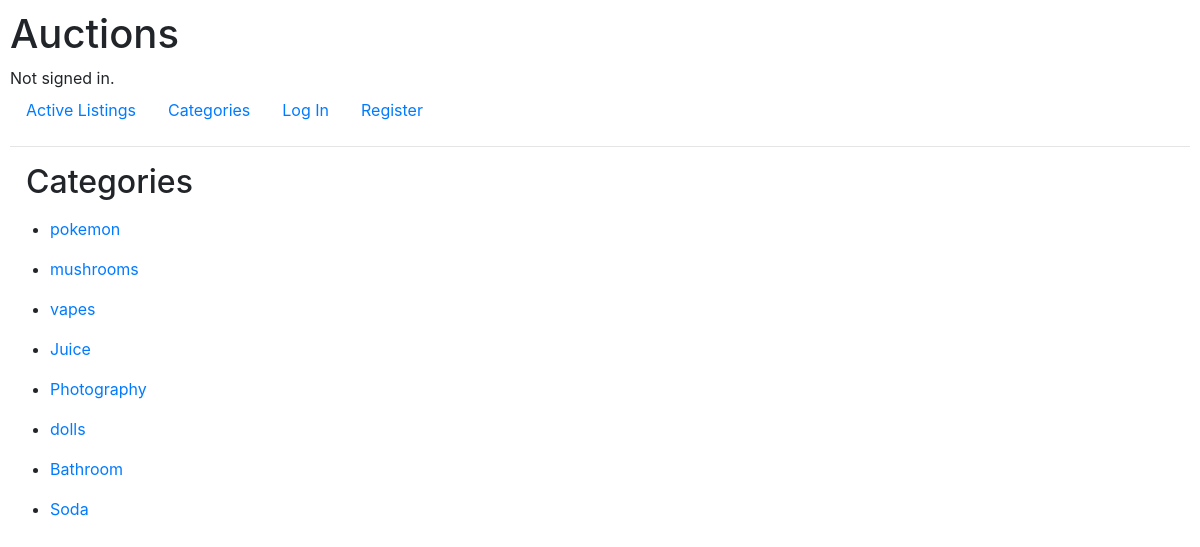
/categories, run on an earlier commit of the app's database.
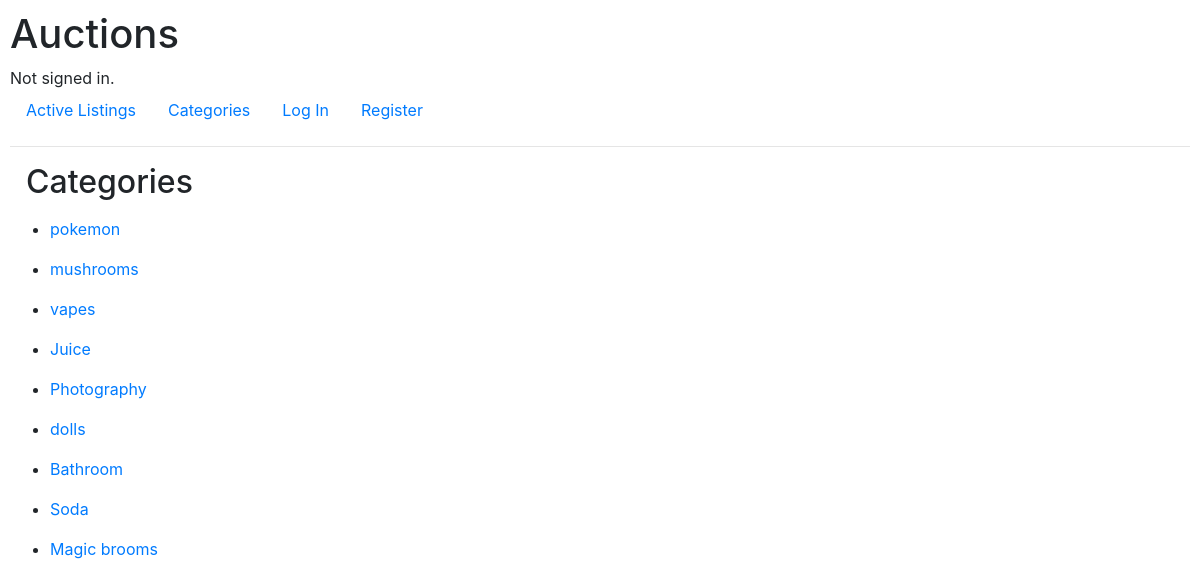
And on a later commit of the database.
### auctions/models.py (models this page shows)
class Category(models.Model):
    categoryName = models.CharField(max_length=50)
    def __str__(self) -> str:
        return self.categoryName

### auctions/views.py (the view)
# urls.py: path("categories", views.categories, name="categories"),
def categories(request):
    categories = Category.objects.all()
    return render(request, 'auctions/categories.html', {
        'categories' : categories
    })

### auctions/templates/auctions/categories.html
{% extends "auctions/layout.html" %}
{% block body %}
    <h2 class="m-3">Categories</h2>
    {% for item in categories %}
        <ul>
            <li><a href="{% url 'auctions:category' cat=item.categoryName %}">{{ item }}<a/></li>
        </ul>
    {% endfor %}
{% endblock %}

What changed in the data, as far as the page shows it:
added Category: categoryName "Magic brooms"
